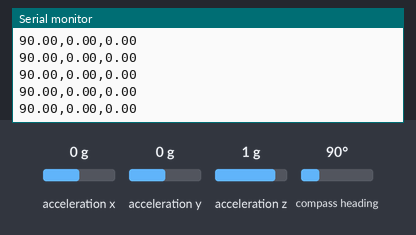
Bench run of a sketch on a simulated Arduino Uno, built with avr-gcc and run on an emulated ATmega328P. On the bench: the last lines printed to the serial monitor. The test bench sets the inputs (shaded band); at power-on: acceleration x 0 g, acceleration y 0 g, acceleration z 1 g, compass heading 90°.

Above: at 2.2 s.
2.3 s: acceleration x set to -1.4 g
At 2.34 s:
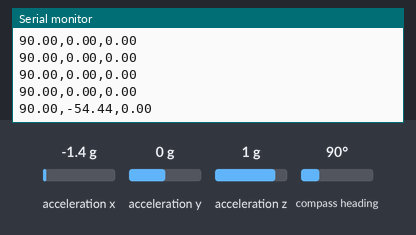
3.8 s: acceleration y set to -1.4 g
At 3.89 s:
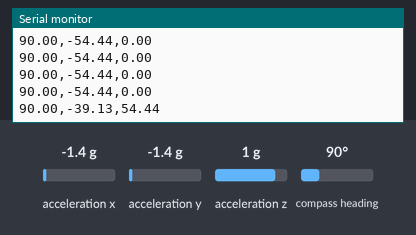
5.3 s: acceleration z set to -1.4 g
At 5.33 s:
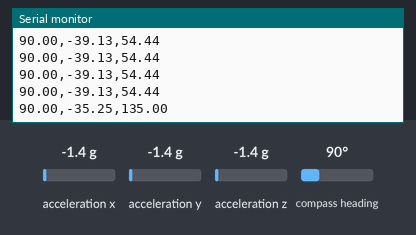
6.8 s: compass heading set to 7°
At 6.87 s:
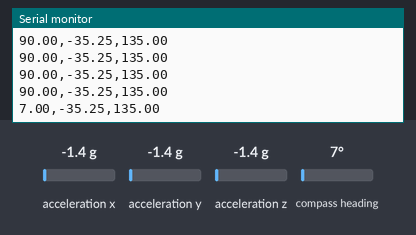
8.3 s: compass heading set to 90°
At 8.31 s:
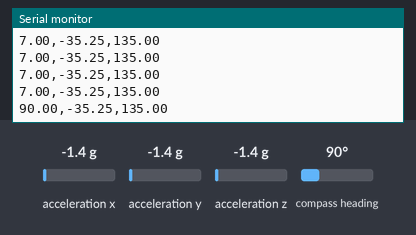
Timing chart, 0 to 11.3 s (numbered marks = the images above; inputs shaded):
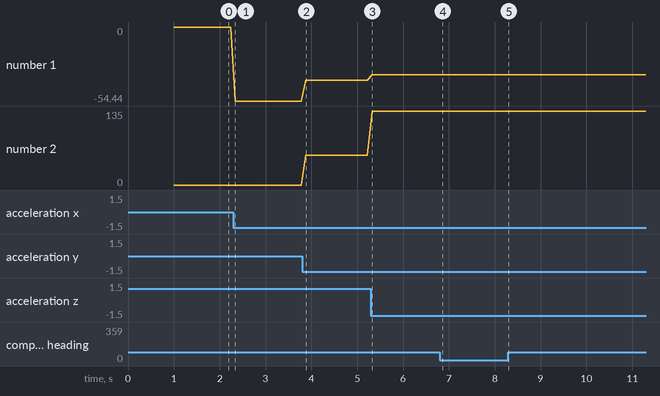

Measured:
- after the input at 2.3 s, the serial monitor: prints a new line at once (image 1)
- after the input at 3.8 s, the serial monitor: prints a new line after 0.08 s (image 2)
- after the input at 5.3 s, the serial monitor: prints a new line at once (image 3)
- after the input at 6.8 s, the serial monitor: prints a new line after 0.07 s (image 4)
- plotted number 1: 0 → -54.44 after the input at 2.3 s, -54.44 → -39.13 after the input at 3.8 s, -39.13 → -35.25 after the input at 5.3 s
- plotted number 2: 0 → 54.44 after the input at 3.8 s, 54.44 → 135 after the input at 5.3 s

The sketch:

Accellerometer.ino
```cpp
#include <Wire.h>
#include <Adafruit_Sensor.h>
#include <Adafruit_BNO055.h>
#include <utility/imumaths.h>

/* Set the delay between fresh samples */
#define BNO055_SAMPLERATE_DELAY_MS (100)

Adafruit_BNO055 bno = Adafruit_BNO055();

float X, Y, Z;

void setup() {
  Serial.begin(9600);
  /* Initialise the sensor */
  if (!bno.begin())
  {
    /* There was a problem detecting the BNO055 ... check your connections */
    Serial.print("Ooops, no BNO055 detected ... Check your wiring or I2C ADDR!");
    while (1);
  }

  delay(1000);
  bno.setExtCrystalUse(true);

}

void loop() {
  imu::Vector<3> euler = bno.getVector(Adafruit_BNO055::VECTOR_EULER);
  /* Display the floating point data */
  Serial.print(euler.x());
  Serial.print(",");
  Serial.print(euler.y());
  Serial.print(",");
  Serial.println(euler.z());


  delay(BNO055_SAMPLERATE_DELAY_MS);
}
```
